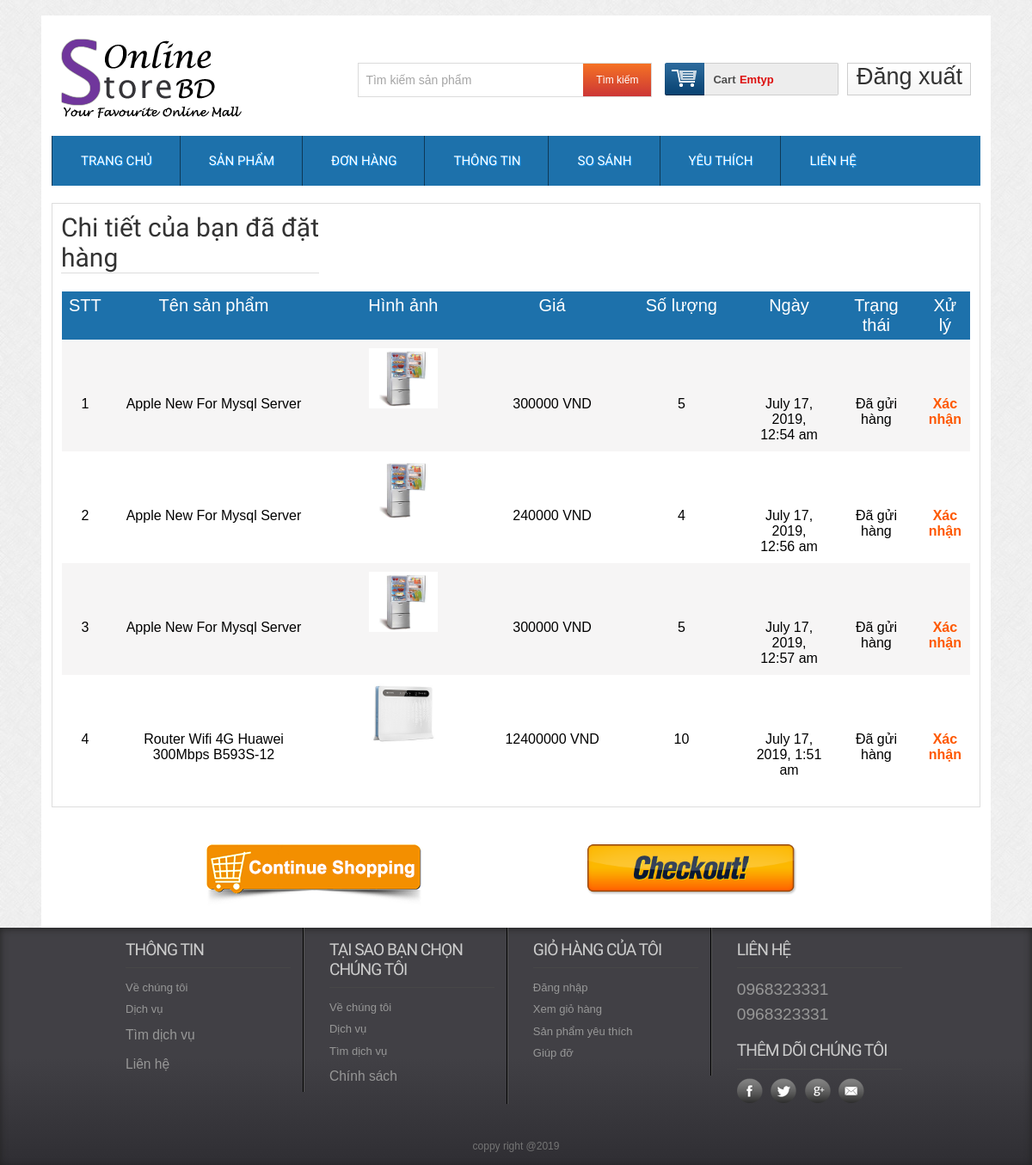
Screenshot of /orderdetails.php (signed in) with the database file from the repository.
### tables this page shows
CREATE TABLE `tbl_order` (
  `id` int(11) NOT NULL,
  `productId` int(11) NOT NULL,
  `productName` varchar(255) NOT NULL,
  `customer_id` int(11) NOT NULL,
  `quantity` int(11) NOT NULL,
  `price` varchar(255) NOT NULL,
  `image` varchar(255) NOT NULL,
  `status` int(11) NOT NULL DEFAULT '0',
  `date_order` datetime NOT NULL DEFAULT CURRENT_TIMESTAMP
);

### classes/cart.php (called while the page is built, shortened)
<?php
	$filepath = realpath(dirname(__FILE__));
	include_once ($filepath.'/../lib/database.php');
	include_once ($filepath.'/../helpers/format.php');
?>
<?php
	class cart
	{
		private $db;
		public function __construct()
		{
			$this->db = new Database();
		}
		public function get_cart_ordered($customer_id)
		{
			$query = "SELECT * FROM tbl_order WHERE customer_id = '$customer_id' ";
			$get_cart_ordered = $this->db->select($query);
			return $get_cart_ordered;
		}
	}
 ?>

### lib/database.php (called while the page is built, shortened)
<?php
Class Database extends PDO{
   public $host   = DB_HOST;
   public $user   = DB_USER;
   public $pass   = DB_PASS;
   public $dbname = DB_NAME;
   public $link;
private function connectDB(){
   $this->link = new mysqli($this->host, $this->user, $this->pass,
    $this->dbname);
 }
public function select($query){
  $result = $this->link->query($query) or
   die($this->link->error.__LINE__);
  if($result->num_rows > 0){
    return $result;
  } else {
    return false;
  }
 }
}

### lib/session.php (called while the page is built, shortened)
<?php
class Session{
 public static function get($key){
    if (isset($_SESSION[$key])) {
     return $_SESSION[$key];
    } else {
     return false;
    }
 }
}
?>

### helpers/format.php (called while the page is built, shortened)
<?php
class Format{
 public function formatDate($date){
    return date('F j, Y, g:i a', strtotime($date));
 }
}
?>

### orderdetails.php (the view, shortened to what this page needs)
<?php
	include 'inc/header.php';
 ?>
 <div class="main">
    <div class="content">
    	<div class="cartoption">
			<div class="cartpage">
			    	<h2>Chi tiết của bạn đã đặt hàng</h2>
						<table class="tblone">
							<tr>
								<th width="0%">STT</th>
								<th width="25%">Tên sản phẩm</th>
								<th width="20%">Hình ảnh</th>
								<th width="15%">Giá</th>
								<th width="15%">Số lượng</th>
								<th width="10%">Ngày</th>
								<th width="10%">Trạng thái</th>
								<th width="10%">Xử lý</th>
							</tr>
							<?php
							$customer_id = Session::get('customer_id');
							$get_cart_ordered = $ct->get_cart_ordered($customer_id);
							if($get_cart_ordered){
								$i=0;
								while ($result = $get_cart_ordered->fetch_assoc()) {
								$i++;
							 ?>
							<tr>
								<td><?php echo $i; ?></td>
								<td><?php echo $result['productName'] ?></td>
								<td><img src="admin/uploads/<?php echo $result['image'] ?>" alt="" width="100px"/></td>
								<td><?php echo $result['price'].' VND' ?></td>
								<td><?php echo $result['quantity'] ?></td>
								<td><?php echo $fm->formatDate($result['date_order'])  ?></td>
								<td>
								<?php
									if ($result['status'] == '0') {
										echo "Đang chờ xử lý";
									}elseif($result['status'] == 1) {
								?>
								<span>Đã gửi hàng</span>
								<?php
									}elseif($result['status']==2){
										echo 'Đã nhận';
									}
								 ?>
								</td>
								<?php
								if ($result['status'] == '0') {
								 ?>
								<td><?php echo 'N/A'; ?></td>
								 <?php
								 }elseif($result['status']==1) {
								 ?>
								 <td>
								 	<a href="?confirmid=<?php echo $customer_id ?>&price=<?php echo $result['price'] ?>&time=<?php echo $result['date_order'] ?>">Xác nhận</a>
								 </td>
								 <?php
								}else{
								  ?>
								<td><?php echo 'Đã nhận'; ?></td>
								<?php
								}
								 ?>
							</tr>
							<?php
								}
							}
							 ?>
						</table>
					</div>
					<div class="shopping">
						<div class="shopleft">
							<a href="index.php"> <img src="images/shop.png" alt="" /></a>
						</div>
						<div class="shopright">
							<a href="payment.php"> <img src="images/check.png" alt="" /></a>
						</div>
					</div>
    	</div>
    </div>
 </div>
<?php
	include 'inc/footer.php';
 ?>

### css/style.css (style rules this page uses)
html,body,div,span,applet,object,iframe,h1,h2,h3,h4,h5,h6,p,blockquote,pre,a,abbr,acronym,address,big,cite,code,del,dfn,em,img,ins,kbd,q,s,samp,small,strike,strong,sub,sup,tt,var,b,u,i,dl,dt,dd,ol,nav ul,nav li,fieldset,form,label,legend,table,caption,tbody,tfoot,thead,tr,th,td,article,aside,canvas,details,embed,figure,figcaption,footer,header,hgroup,menu,nav,output,ruby,section,summary,time,mark,audio,video { margin:0;padding:0;border:0;font-size:100%;font:inherit;vertical-align:baseline; }
table { border-collapse:collapse;border-spacing:0; }
a { text-decoration:none; }
img { max-width:100%; }
body { font-family:Arial, Helvetica, sans-serif; background:url(../images/body_bg3.jpg); }
.content { padding:20px 0; background:#FFF; }
.content h2 { font-size:40px; color:#333; font-family: 'Monda', sans-serif; }
.cartpage { border: 1px solid #ddd; overflow: hidden; padding: 10px; }
.cartpage h2 { border-bottom: 1px solid #ddd; font-size: 30px; margin-bottom: 20px; width: 300px; }
.tblone { border: 1px solid #fff; margin-bottom: 12px; width: 100%; }
.tblone th { background: #1d71ab none repeat scroll 0 0; color: #fff; font-size: 20px; padding: 5px 8px; text-align: center; }
.tblone td { padding:10px;text-align:center; }
table.tblone tr:nth-child(2n+1) { background:#fff;height:30px; }
table.tblone tr:nth-child(2n) { background:#f6f5f5;height:30px; }
table.tblone a { color: #fe5800; font-weight: bold; text-decoration: none; }
table.tblone img { height: 70px; width: 80px; }
.shopping { margin-top: 30px; }
.shopleft, .shopleft { float: left; text-align: center; width: 610px; }
.shopleft img { outline:none }
.shopleft a,.shopright a { outline:none }
.shopright img { width: 270px; outline:none }

### rows the page displays
tbl_order: productName "Apple New For Mysql Server", image (picture), price "300000", quantity "5", date_order "July 17, 2019, 12:54 am", status "Đã gửi hàng"
tbl_order: productName "Apple New For Mysql Server", image (picture), price "240000", quantity "4", date_order "July 17, 2019, 12:56 am", status "Đã gửi hàng"
tbl_order: productName "Apple New For Mysql Server", image (picture), price "300000", quantity "5", date_order "July 17, 2019, 12:57 am", status "Đã gửi hàng"
tbl_order: productName "Router Wifi 4G Huawei 300Mbps B593S-12", image (picture), price "12400000", quantity "10", date_order "July 17, 2019, 1:51 am", status "Đã gửi hàng"
